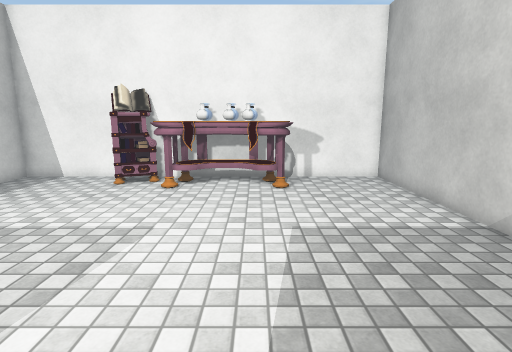
View 1 (above)

12 first-person views from a walk through a Unity game level. The camera is 1.5 m above the floor, tilts 10° down and sees 80° across. The floor is counted in squares, 0.5 m on a side. Each view is taken from the middle of a square. On the plan, view 1 faces up. The plan holds only what a view shows up to about 20 squares ahead; the rest is blank. The place goes on beyond the plan. The player is left out. Surface patterns are stand-ins for the level's own textures.

View 2
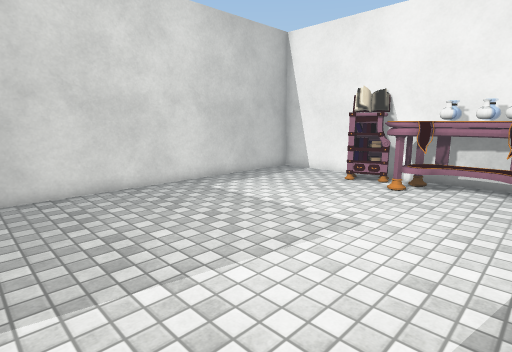

View 3
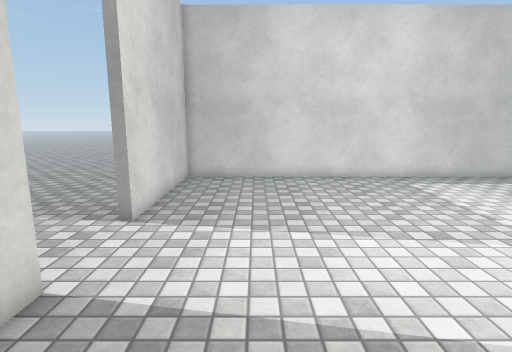

View 4
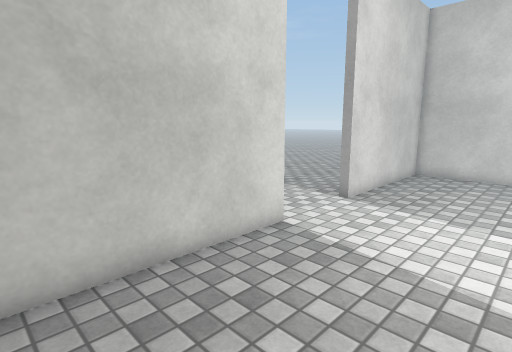

View 5
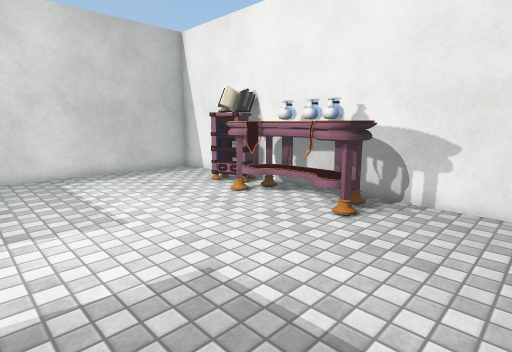

View 6
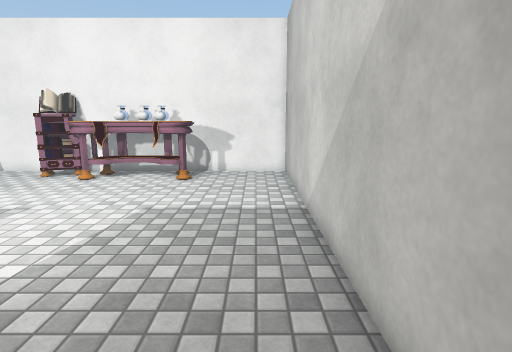

View 7
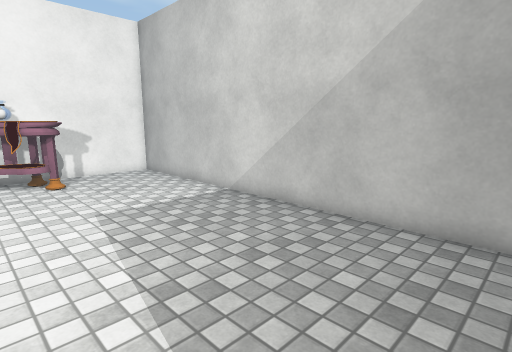

View 8
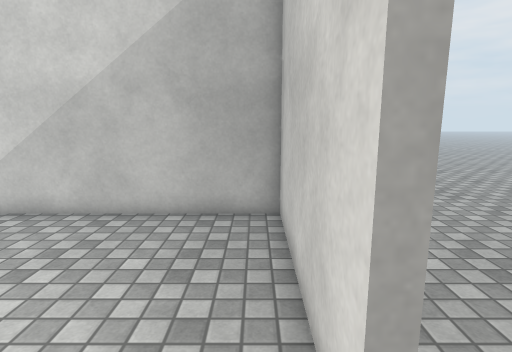

View 9
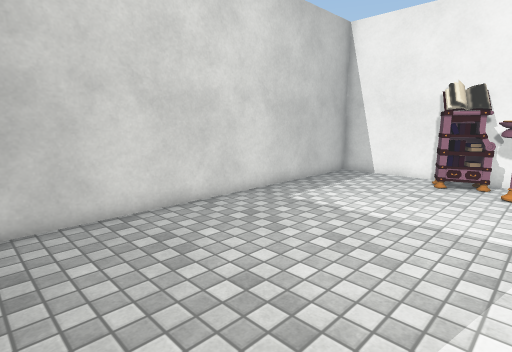

View 10
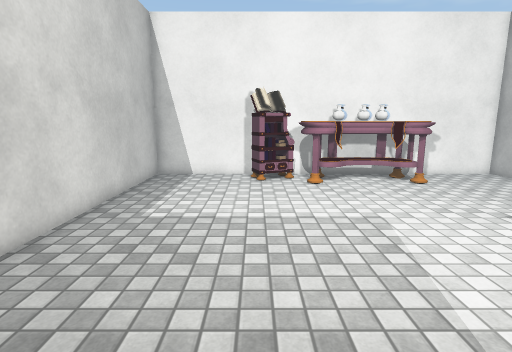

View 11
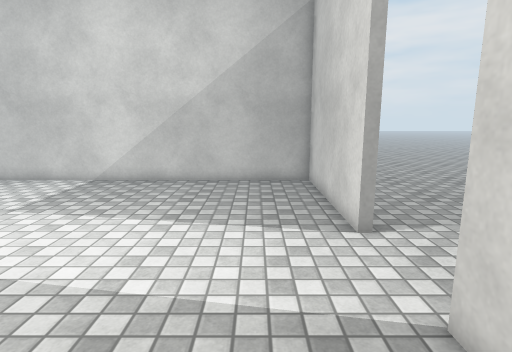

View 12
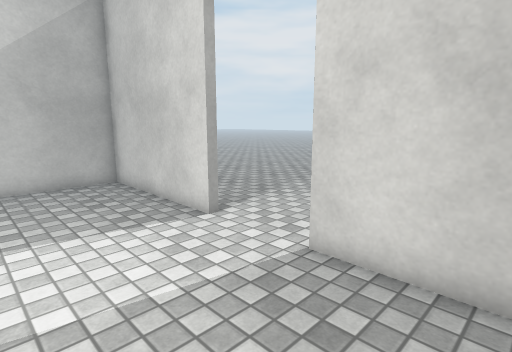

### Floor plan
Key: @ floor where view 1 was taken; # wall or solid block; . floor; O other object.
Columns run from 13 left of view 1 to 7 right of it. Each row starts with its distance up from view 1.
 17 #####################
 16 #.....OOOOOOOOO.....#
 15 #.....OOOOOOOOOO....#
 14 #.......OOOOOOOO....#
 13 #........O....O.....#
 12 #...................#
 11 #...................#
 10 #...................#
  9 #...................#
  8 #...................#
  7 #...................#
  6 #...................#
  5 #...................#
  4 #...................#
  3 #...................#
  2 #...................#
  1 #...................#
  0 #............@......#
 -1 #...................#
 -2 #...................#
 -3 ########....#########
 -4       ..........
 -5     ..............
 -6   ....... ..........
 -7   ......   .........

Positions as (right, up) in squares from view 1, and headings:
1: (0, 0), facing up
2: (1, 0), facing up-left
3: (4, 1), facing left
4: (6, 3), facing down-left
5: (6, 5), facing up-left
6: (5, -2), facing up
7: (-2, -2), facing up-right
8: (-3, -2), facing right
9: (-3, -1), facing up-left
10: (-7, -1), facing up
11: (-9, 0), facing right
12: (-9, 3), facing down-right
